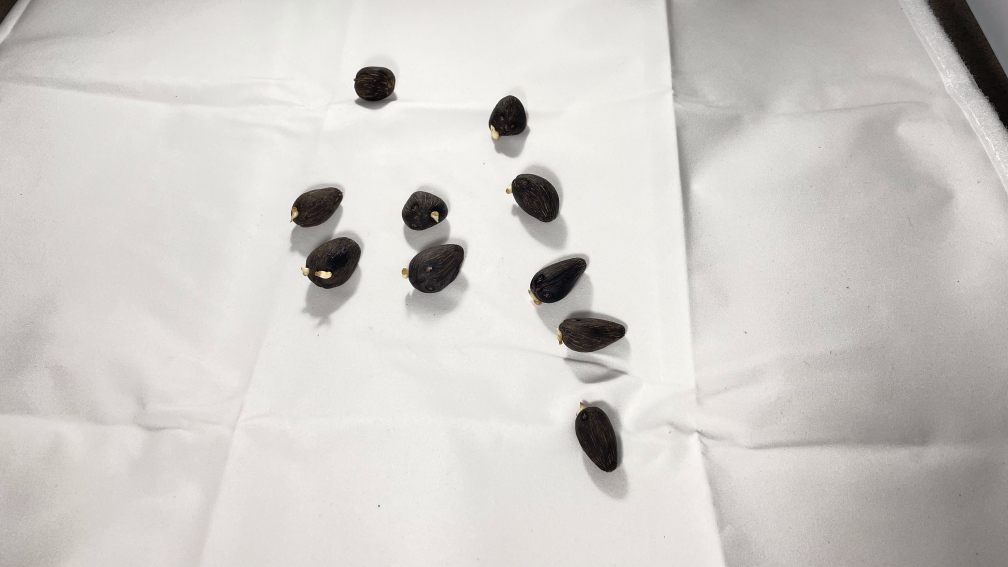
#> input picture DatasetTest1/Train/BadSeed/right_S2.jpg, 4032 x 2268 px (shown at 1/4 size)
$ python seed_segmentation_v2.py
#> lines starting #> are read from the running program, lines starting #| are printed output that depends on the picture; after the words box and inside, x2 and y2 are one past the last pixel; in counts of white or black regions, pixels touching at a corner belong together
import cv2
import math
import numpy as np
from statistics import mean

from PIL import Image
from matplotlib import pyplot as plt

path_top = '../DatasetTest1/Train/BadSeed/top_S2.jpg'
path_right = '../DatasetTest1/Train/BadSeed/right_S2.jpg'


def seed_segment(image_path):
    # reading the image
    image = cv2.imread(image_path)
#> image is the input picture: shape (2268, 4032, 3); mean B, G, R 200.5, 204.1, 207.2
    # [6 lines of commented-out code are left out]

    print(image.shape)
#| (2268, 4032, 3)
    img_gray = cv2.cvtColor(image, cv2.COLOR_BGR2GRAY)
    # cv2.imshow("gray",img_gray)
    im_remove_noise = cv2.fastNlMeansDenoising(img_gray, 8, 8, 7, 21)
    edged = cv2.Canny(im_remove_noise, 130, 240)
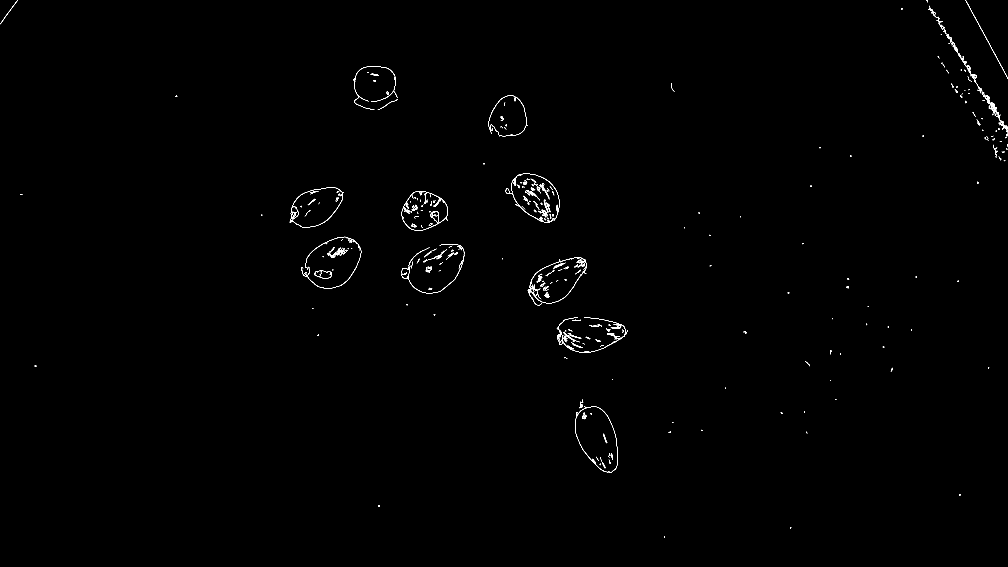
#> edged: shape (2268, 4032) (shown at 1/4 size); 0.24% white in thin lines or dots

    # cv2.imshow("edged",edged)
    # cv2.waitKey(0)
    # cv2.destroyAllWindows()

    # applying closing function
    kernel = cv2.getStructuringElement(cv2.MORPH_RECT, (8, 8))
    closed = cv2.morphologyEx(edged, cv2.MORPH_CLOSE, kernel)
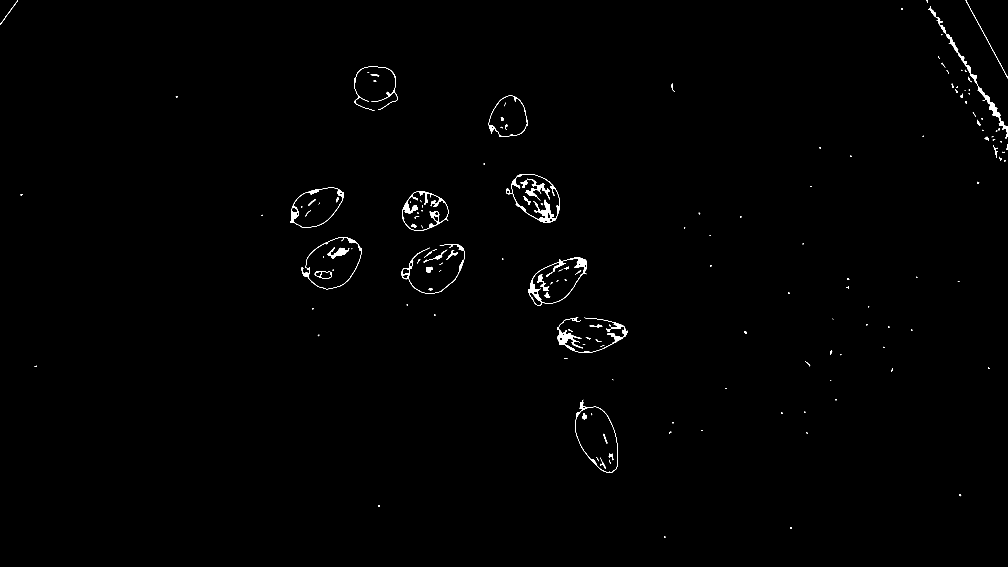
#> closed: shape (2268, 4032) (shown at 1/4 size); 0.49% white; 165 white regions (53 under 20 px)

    # plt.imshow(closed)

    min_threshold_area = 500  # threshold area
    max_threshold_area = 50000

    # finding_contours
    (cnts, _) = cv2.findContours(closed.copy(), cv2.RETR_EXTERNAL, cv2.CHAIN_APPROX_NONE)
#> cnts = 122 contours, 73 with area under 20; largest, box (x1, y1, x2, y2) and area: (1205, 948, 1446, 1157) 33498, (2301, 1599, 2471, 1892) 32182, (2112, 1029, 2348, 1223) 27822, (2024, 696, 2239, 891) 27376, (1160, 750, 1376, 911) 23919

    for c in cnts:
        area = cv2.contourArea(c)
        # if max_threshold_area > area > min_threshold_area:
        peri = 0.1 * cv2.arcLength(c, True)
        approx = cv2.approxPolyDP(c, 0.02 * peri, True)
        cv2.drawContours(image, [approx], -1, (0, 255, 0), 1)
        print(area)
#> this loop made 122 passes
#> (area, peri) on passes 3, 4, 6, 9, 11, 16, 22, 26, 27, 29, 32, 33: (27, 1.97), (24.5, 2.19), (22, 2.25), (21, 2.05), (32182.5, 81.7), (28, 3.61), (37, 4.33), (54.5, 5.56), (40, 4.66), (54, 3.25), (27, 4.18), (69, 5.53)
#| 8.0
#| 15.0
#| 27.0
#| 24.5
#| 12.0
#| 22.0
#| 5.0
#| 6.5
#> (further printed lines are left out)

    # cv2.imshow("edge",image)
    # cv2.waitKey(0)
    seed_boxes = []
    # idx = 0
    copy = image.copy()
    for c in cnts:
        x, y, w, h = cv2.boundingRect(c)
        area = cv2.contourArea(c)
        if max_threshold_area > area > min_threshold_area:
            cv2.rectangle(image, (x, y), (x + w, y + h), (0, 0, 255), 3)
            seed_boxes.append(((x, y), (x + w, y + h)))
#> this loop made 122 passes
#> (x, y, w, h, area) on passes 3, 4, 6, 9, 11, 16, 22, 26, 27, 29, 32, 33: (1514, 2021, 6, 7, 27), (3837, 1978, 8, 7, 24.5), (2676, 1727, 9, 6, 22), (3124, 1650, 8, 6, 21), (2301, 1599, 170, 293, 32182.5), (3564, 1472, 8, 15, 28), (3321, 1401, 8, 18, 37), (2382, 1358, 23, 10, 54.5), (2343, 1348, 20, 10, 40), (2976, 1326, 11, 9, 54), (2273, 1317, 17, 10, 27), (2425, 1313, 19, 13, 69)
#> after the loop, seed_boxes = 11 items

    # [5 lines of commented-out code are left out]

    cv2.imshow("boxed", image)
    cv2.waitKey(0) & 0xFF
    cv2.destroyAllWindows()

    return image, seed_boxes


def extract_sift(imagepath):
    print('Extracting SIFT features points for {}'.format(imagepath))
    # Using cv2.imread() method
    if type(imagepath) == str:
        image = cv2.imread(imagepath)
    else:
        image = imagepath

    # convert to greyscale
    img_gray = cv2.cvtColor(image, cv2.COLOR_BGR2GRAY)

    sift = cv2.SIFT_create()

    # detect features from the image
    keypoints, descriptors = sift.detectAndCompute(img_gray, None)

    # draw the detected key points
    sift_image = cv2.drawKeypoints(img_gray, keypoints, img_gray)

    # show the image
    print('SIFT features for {}'.format(imagepath))
    # [10 lines of commented-out code are left out]

    return image, keypoints, descriptors


# Extract sift features for different views
# Set top view as destination or target where the source image will be aligned or warped to the target image
# This is because the top view has much wider field of view since it is 50cm above the platform


image_src_box, seed_src_boxes = seed_segment(path_right)
#> seed_src_boxes = 11 items

image_dst_box, seed_dst_boxes = seed_segment(path_top)
#> (the run stopped early here; a loop or call above may not have finished)
